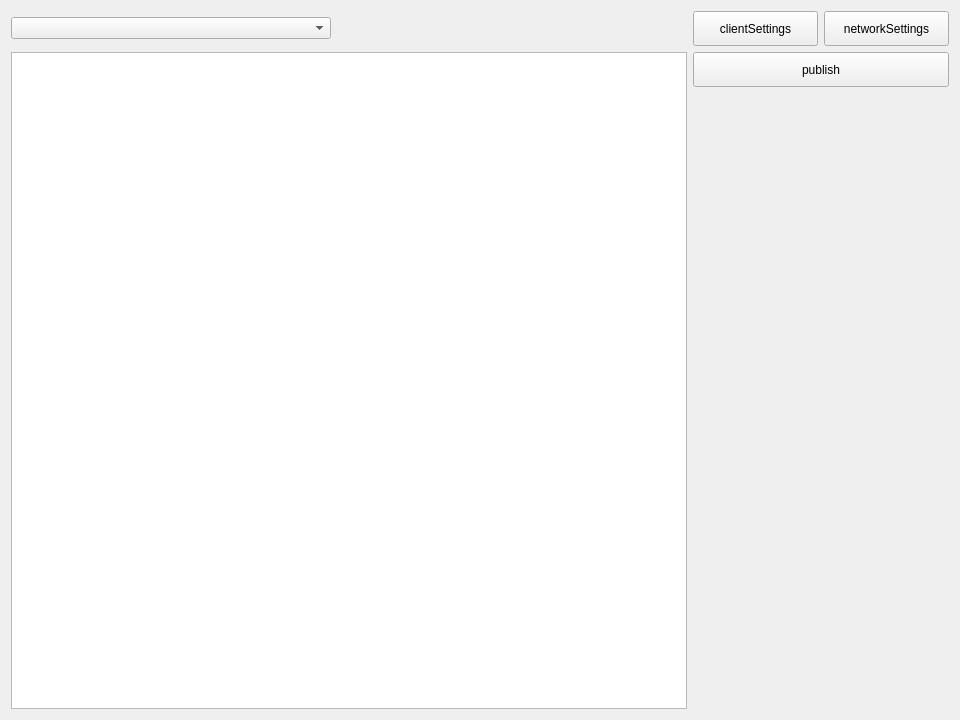
<?xml version="1.0" encoding="UTF-8"?>
<ui version="4.0">
 <class>MainWindow</class>
 <widget class="QWidget" name="MainWindow">
  <property name="geometry">
   <rect>
    <x>0</x>
    <y>0</y>
    <width>960</width>
    <height>720</height>
   </rect>
  </property>
  <property name="minimumSize">
   <size>
    <width>960</width>
    <height>720</height>
   </size>
  </property>
  <property name="windowTitle">
   <string notr="true">FragmentLM Client</string>
  </property>
  <layout class="QHBoxLayout" name="horizontalLayout_3">
   <item>
    <layout class="QGridLayout" name="gridLayout">
     <item row="1" column="0">
      <widget class="QPlainTextEdit" name="queryTextInput">
       <property name="minimumSize">
        <size>
         <width>600</width>
         <height>480</height>
        </size>
       </property>
      </widget>
     </item>
     <item row="0" column="0">
      <widget class="QComboBox" name="tokenizerSelection">
       <property name="minimumSize">
        <size>
         <width>320</width>
         <height>0</height>
        </size>
       </property>
       <property name="maximumSize">
        <size>
         <width>320</width>
         <height>16777215</height>
        </size>
       </property>
      </widget>
     </item>
     <item row="0" column="1">
      <layout class="QHBoxLayout" name="horizontalLayout">
       <item>
        <widget class="QPushButton" name="clientSettingsButton">
         <property name="sizePolicy">
          <sizepolicy hsizetype="Minimum" vsizetype="Fixed">
           <horstretch>0</horstretch>
           <verstretch>0</verstretch>
          </sizepolicy>
         </property>
         <property name="minimumSize">
          <size>
           <width>125</width>
           <height>35</height>
          </size>
         </property>
         <property name="maximumSize">
          <size>
           <width>16777215</width>
           <height>16777215</height>
          </size>
         </property>
         <property name="text">
          <string>clientSettings</string>
         </property>
        </widget>
       </item>
       <item>
        <widget class="QPushButton" name="networkSettingsButton">
         <property name="minimumSize">
          <size>
           <width>125</width>
           <height>35</height>
          </size>
         </property>
         <property name="maximumSize">
          <size>
           <width>16777215</width>
           <height>16777215</height>
          </size>
         </property>
         <property name="text">
          <string>networkSettings</string>
         </property>
        </widget>
       </item>
      </layout>
     </item>
     <item row="1" column="1" alignment="Qt::AlignmentFlag::AlignTop">
      <widget class="QPushButton" name="sendRequestButton">
       <property name="minimumSize">
        <size>
         <width>150</width>
         <height>35</height>
        </size>
       </property>
       <property name="text">
        <string notr="true">publish</string>
       </property>
      </widget>
     </item>
    </layout>
   </item>
   <item>
    <layout class="QHBoxLayout" name="horizontalLayout_2">
     <item>
      <layout class="QGridLayout" name="gridLayout_2"/>
     </item>
    </layout>
   </item>
  </layout>
 </widget>
 <resources/>
 <connections/>
</ui>
